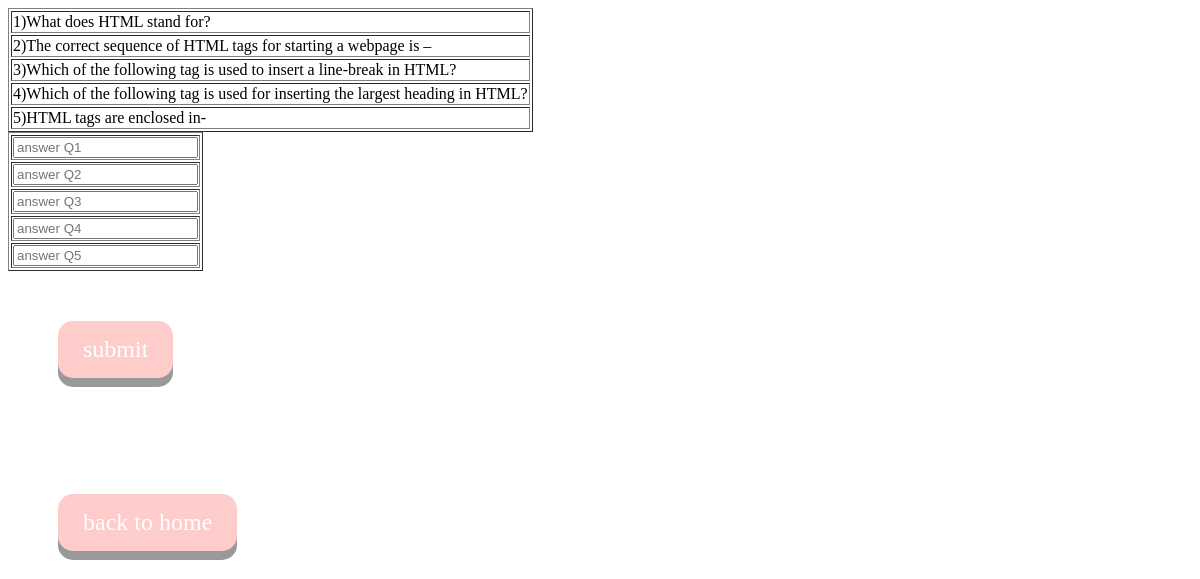
The app's page /beginnerHTML.php with its own data.
### tables this page shows
CREATE TABLE `htmlexam` (
  `questions` varchar(79) DEFAULT NULL,
  `answers` varchar(26) NOT NULL,
  `e_level` varchar(10) NOT NULL,
  `tt` int(11) NOT NULL
);

### beginnerHTML.php (the view, shortened to what this page needs)
<?php
include("/Applications/MAMP/htdocs/Programer_Guide/php/dbConnection.php");
    $sql = mysqli_query($con,"SELECT questions FROM htmlexam WHERE e_level = 'htmlbeg' ORDER BY tt;");
        echo "<table border = '1' ";
        while($res = mysqli_fetch_array($sql))
        {
            echo "<tr>";
            echo "<td>".$res['questions']."</td> ";
            echo "</tr>";
        }
        echo "</table>";
?>
<!DOCTYPE html>
<html>
    <head>
    </head>
    <body>
    	<form action="<?php $_SERVER['PHP_SELF'] ?>" method="POST">
            <table  border="1" >
                <tr><td> <input type="text" name="q1" placeholder="answer Q1"> </td></tr>
                <tr><td> <input type="text" name="q2" placeholder="answer Q2"> </td></tr>
                <tr><td> <input type="text" name="q3" placeholder="answer Q3"> </td></tr>
                <tr><td> <input type="text" name="q4" placeholder="answer Q4"> </td></tr>
                <tr><td> <input type="text" name="q5" placeholder="answer Q5"> </td></tr>
            </table>
        <input type="submit" value="submit" class="button">
    	</form>
        <form action="homePage.html" method="POST">
<input type="submit" value="back to home" class="button">
</form>
    </body>
</html>

### beginnerHTML.php (style rules this page uses)
body { background-image: url("imgs/kata-squidward.jpg"); background-size: cover; height: 100%vh; }
.button { padding: 15px 25px; font-family:Lucida Console; font-size: 24px; cursor: pointer; text-align: center; color: #fff; background-color:#ffcccc; border: none; border-radius: 15px; box-shadow: 0 9px #999; margin: 50px; }

### records on screen
htmlexam: questions "1)What does HTML stand for?"
htmlexam: questions "2)The correct sequence of HTML tags for starting a webpage is –"
htmlexam: questions "3)Which of the following tag is used to insert a line-break in HTML?"
htmlexam: questions "4)Which of the following tag is used for inserting the largest heading in HTML?"
htmlexam: questions "5)HTML tags are enclosed in-"
